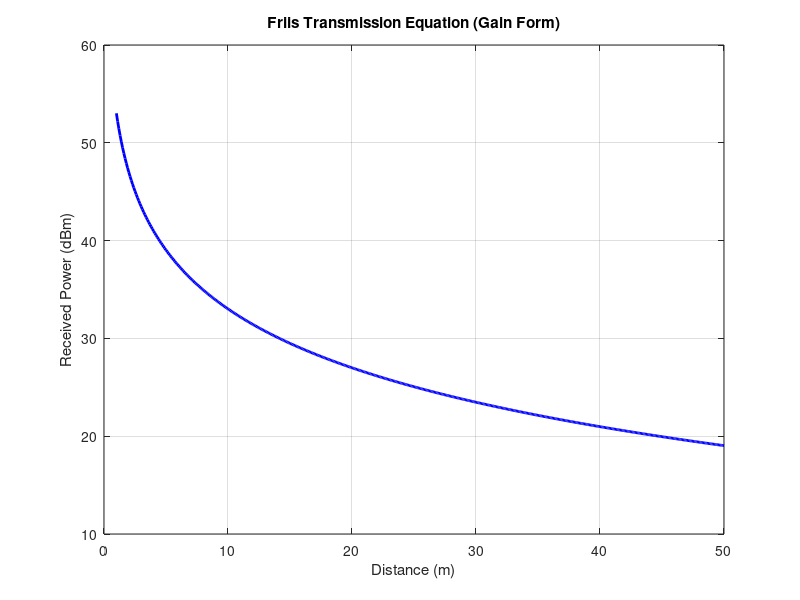
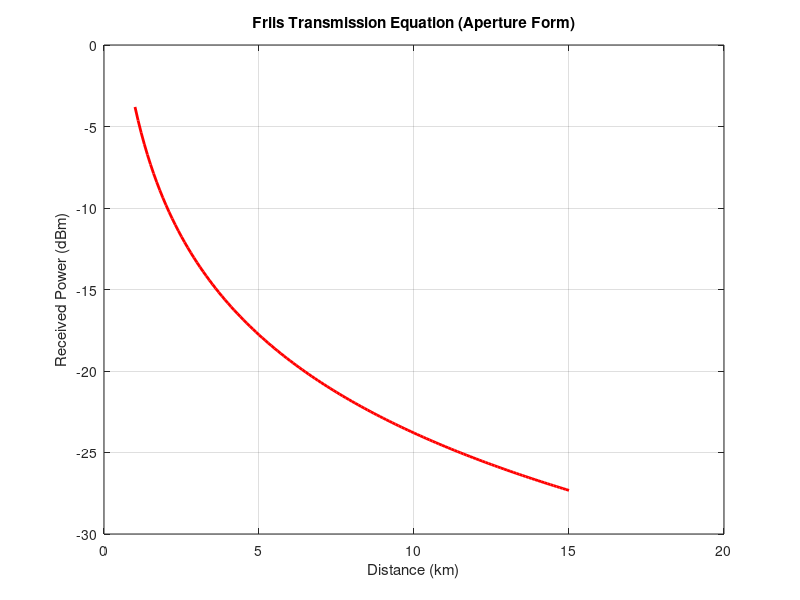

The MATLAB script that drew these images, in order: (Note: this script raises an error after producing the figures.)
clc; clear; close all;

%% EXPERIMENT 1: FRIIS TRANSMISSION EQUATION (GAIN FORM)
Pt=100; Gt=25; Gr=20; f=3e9; c=3e8;
R=1:0.1:50; L=c/f;

Pr=Pt*10^(Gt/10)*10^(Gr/10).*(L./(4*pi*R)).^2;
P=Pr(end); dBm=10*log10(P*1000);

fprintf('=== EXPERIMENT 1 ===\n');
fprintf('Received Power = %.6f W\n',P);
fprintf('Received Power = %.4f dBm\n\n',dBm);

figure(1);
plot(R,10*log10(Pr*1000),'b','LineWidth',2);
grid on; xlabel('Distance (m)');
ylabel('Received Power (dBm)');
title('Friis Transmission Equation (Gain Form)');


%% EXPERIMENT 2: FRIIS TRANSMISSION EQUATION (APERTURE FORM)
Pt=15; Aet=0.2; Aer=0.5;
f=5e9; c=3e8; L=c/f;
R=1:0.1:15;

Pr=Pt*Aet*Aer./(L^2*(R*1000).^2);
P=Pr(end); dBm=10*log10(P*1000);

fprintf('=== EXPERIMENT 2 ===\n');
fprintf('Received Power at 15 km = %.4f microW\n',P*1e6);
fprintf('Received Power at 15 km = %.4f dBm\n\n',dBm);

figure(2);
plot(R,10*log10(Pr*1000),'r','LineWidth',2);
grid on; xlabel('Distance (km)');
ylabel('Received Power (dBm)');
title('Friis Transmission Equation (Aperture Form)');


%% EXPERIMENT 3: BROADSIDE ANTENNA ARRAY
N=10; d=0.25; beta=0;
theta=linspace(0,2*pi,1000);

psi=2*pi*d*cos(theta)+beta;
AF=abs(sin(N*psi/2)./(N*sin(psi/2)));

AF(~isfinite(AF))=1;

figure(3);
polarplot(theta,AF,'LineWidth',1.5);
title('Polar Radiation Pattern (Broadside Array)');


%% EXPERIMENT 4: END-FIRE ANTENNA ARRAY
N=4; d=0.5; k=2*pi;
beta=-k*d;
theta=linspace(0,2*pi,1000);

psi=k*d*cos(theta)+beta;
AF=abs(sin(N*psi/2)./(N*sin(psi/2)));

AF(~isfinite(AF))=1;

figure(4);
polarplot(theta,AF,'LineWidth',1.5);
title('Both-Side End-Fire Array Pattern');


%% EXPERIMENT 5: PATTERN MULTIPLICATION (DIPOLE + ARRAY FACTOR)
theta=0:0.1:360;
t=deg2rad(theta);

lambda=1; d=lambda/4;
k=2*pi/lambda; beta=0;

E=abs(sin(t));
AF=abs(2*cos((k*d*cos(t)+beta)/2));
AF=AF/max(AF);

Et=E.*AF;
Et=Et/max(Et);
EdB=20*log10(Et+eps);
EdB(EdB < -40)=-40;

figure(5);
subplot(1,3,1);
polarplot(t,E,'b','LineWidth',2);
title('Dipole Pattern');

subplot(1,3,2);
polarplot(t,AF,'r','LineWidth',2);
title('Array Factor');

subplot(1,3,3);
polarplot(t,Et,'k','LineWidth',2);
title('Pattern Multiplication');


%% EXPERIMENT 6: HANSEN-WOODYARD END-FIRE ARRAY
N=10; d=0.25; k=2*pi;
beta=-(k*d + pi/N);
theta=linspace(0,2*pi,1000);

psi=k*d*cos(theta)+beta;
AF=abs(sin(N*psi/2)./(N*sin(psi/2)));
AF(~isfinite(AF))=1;
AF=AF/max(AF);

figure(6);
polarplot(theta,AF,'LineWidth',1.5);
title('Hansen-Woodyard End-Fire Array Pattern');
